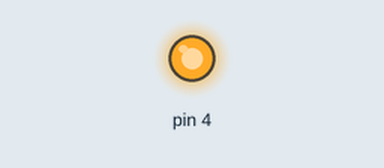
This sketch was run on a simulated Arduino Uno, built with avr-gcc and run on an emulated ATmega328P. Parts: output pins drawn as LEDs (lit = HIGH).

Above: at 0.5 s.
At 2.5 s:
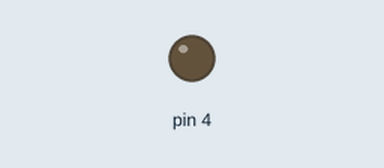
Timing chart, 0 to 5.2 s (numbered marks = the images above):
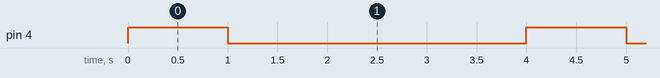

The sketch:

sheet1pb1.ino
```cpp
void setup() {

  pinMode(4, OUTPUT);


}

void loop() {
      digitalWrite(4,HIGH);
    delay(1000);

      digitalWrite(4,LOW);
    delay(3000);


}
```

Measured:
- by itself, pin 4: alternates HIGH for 1.0 s and LOW for 3.0 s
